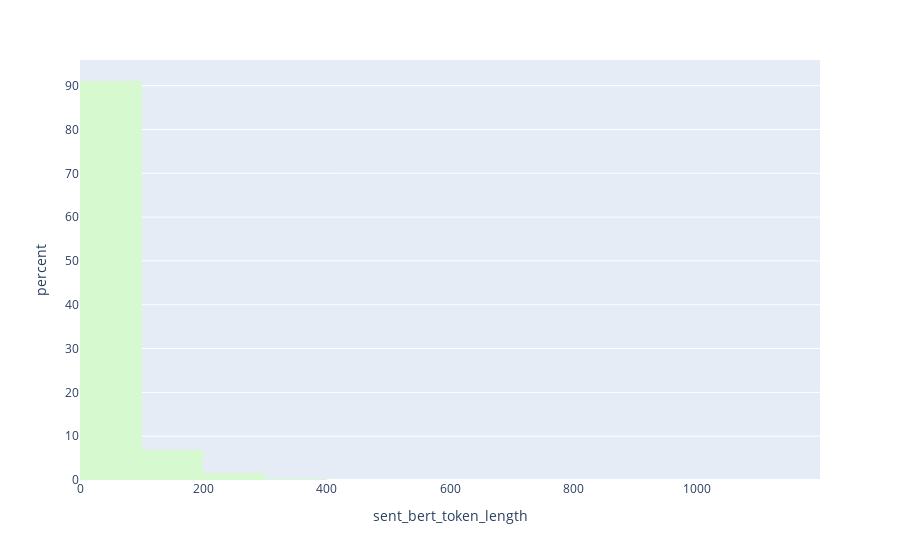

Notebook cell for this chart:
### Code cell
# Create a histogram to visualize the distribution of BERT token lengths in the dataset.
# The x-axis represents the length of sentences in tokens (as calculated by the BERT tokenizer),
# and the y-axis shows the percentage of occurrences in each bin.
# The histogram is divided into 20 bins, and it uses the 'algae' color palette for the bars.
# The 'barmode' is set to 'group' to group bars for comparison, and 'histnorm="percent"' normalizes the histogram to show percentages.

fig = px.histogram(df, x="sent_bert_token_length", nbins=20, color_discrete_sequence=px.colors.cmocean.algae, barmode='group', histnorm="percent")

# Display the histogram
fig.show()

### Figure 1 — Plotly figure (JSON) as saved in the notebook; plotly's stock layout.template omitted (floating-point values rounded to 4 significant figures; data arrays with more than 128 entries replaced by an {"elided": "..."} marker saying what was removed)
{"data": [{"alignmentgroup": "True", "bingroup": "x", "histnorm": "percent", "hovertemplate": "sent_bert_token_length=%{x}<br>percent=%{y}<extra></extra>", "legendgroup": "", "marker": {"color": "rgb(214, 249, 207)", "pattern": {"shape": ""}}, "name": "", "nbinsx": 20, "offsetgroup": "", "orientation": "v", "showlegend": false, "type": "histogram", "x": {"elided": "45912 int values"}, "xaxis": "x", "yaxis": "y"}], "layout": {"barmode": "group", "legend": {"tracegroupgap": 0}, "margin": {"t": 60}, "xaxis": {"anchor": "y", "domain": [0, 1], "title": {"text": "sent_bert_token_length"}}, "yaxis": {"anchor": "x", "domain": [0, 1], "title": {"text": "percent"}}}}
